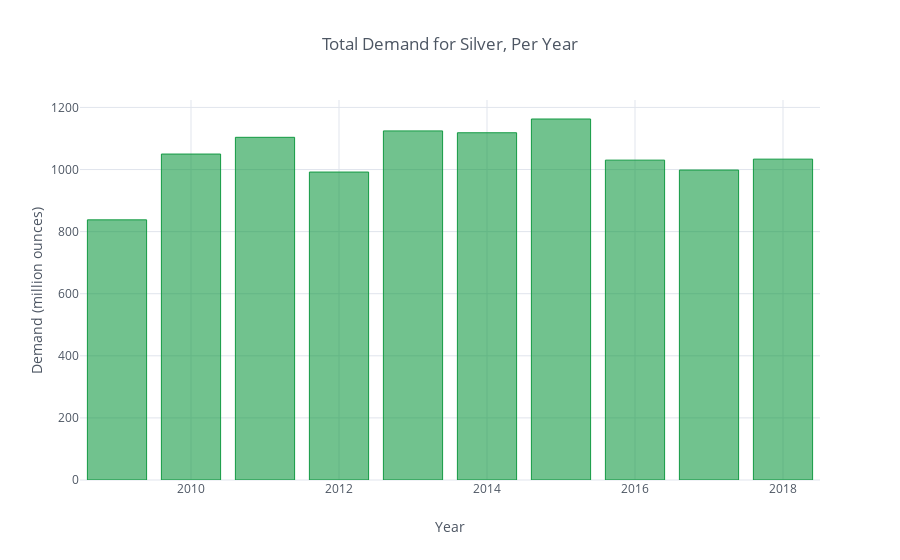
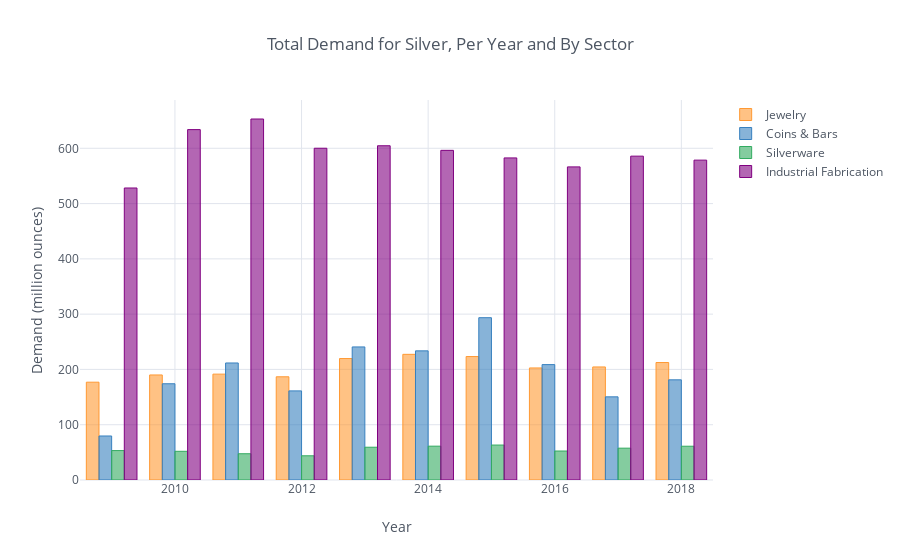
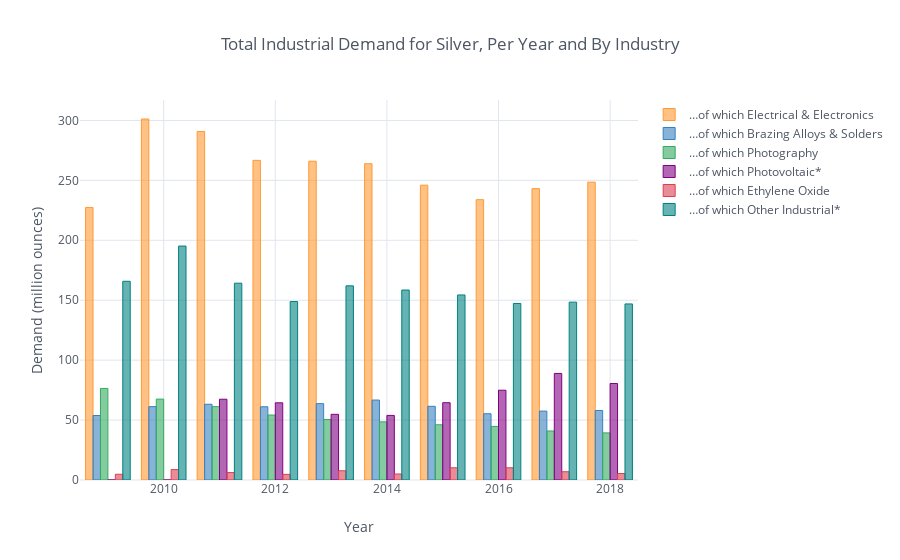

Write notebook code for charts like these, in order.
### Code cell
import pandas as pd
# Standard plotly imports
import plotly.plotly as py
import plotly.graph_objs as go
from plotly.offline import iplot, init_notebook_mode
# Using plotly + cufflinks in offline mode
import cufflinks
cufflinks.go_offline(connected=True)
init_notebook_mode(connected=True)

# Reading in data
demand = pd.read_excel('../data/silver_institute_supply_and_demand.xlsx', 'Demand')
demand.set_index('Year', inplace=True)
demand.fillna(0, inplace=True)

# Plotting - Total Supply per Year
demand[['Total Physical Demand']]\
.iplot(kind='bar', xTitle='Year',  color='#139A43',
                  yTitle='Demand (million ounces)', 
       title='Total Demand for Silver, Per Year', width=4)

# Plotting - Total Demand per Year & by Sector
demand.loc[:,'Jewelry':'Industrial Fabrication'].iplot(kind='bar', xTitle='Year', 
                  yTitle='Demand (million ounces)', 
       title='Total Demand for Silver, Per Year and By Sector', width=4)

# Plotting - Total Industrial Demand per Year & by Industry
demand.loc[:,'…of which Electrical & Electronics':'…of which Other Industrial*']\
.iplot(kind='bar', xTitle='Year', 
                  yTitle='Demand (million ounces)', 
       title='Total Industrial Demand for Silver, Per Year and By Industry', width=4)

### Figure 1 — Plotly figure (JSON) as saved in the notebook; plotly's stock layout.template omitted (floating-point values rounded to 4 significant figures)
{"data": [{"marker": {"color": "rgba(19, 154, 67, 0.6)", "line": {"color": "rgba(19, 154, 67, 1.0)", "width": 1}}, "name": "Total Physical Demand", "orientation": "v", "text": "", "type": "bar", "uid": "fcf27f79-5159-443b-a6d7-21141867017f", "x": [2009, 2010, 2011, 2012, 2013, 2014, 2015, 2016, 2017, 2018], "y": [837.9, 1050.0, 1104.0, 991.8, 1124.0, 1118.0, 1163.0, 1030.0, 998.3, 1033.0]}], "layout": {"legend": {"bgcolor": "#FFFFFF", "font": {"color": "#4D5663"}}, "paper_bgcolor": "#FFFFFF", "plot_bgcolor": "#FFFFFF", "title": "Total Demand for Silver, Per Year", "titlefont": {"color": "#4D5663"}, "xaxis": {"gridcolor": "#E1E5ED", "showgrid": true, "tickfont": {"color": "#4D5663"}, "title": "Year", "titlefont": {"color": "#4D5663"}, "zerolinecolor": "#E1E5ED"}, "yaxis": {"gridcolor": "#E1E5ED", "showgrid": true, "tickfont": {"color": "#4D5663"}, "title": "Demand (million ounces)", "titlefont": {"color": "#4D5663"}, "zerolinecolor": "#E1E5ED"}}}

### Figure 2 — Plotly figure (JSON) as saved in the notebook; plotly's stock layout.template omitted (floating-point values rounded to 4 significant figures)
{"data": [{"marker": {"color": "rgba(255, 153, 51, 0.6)", "line": {"color": "rgba(255, 153, 51, 1.0)", "width": 1}}, "name": "Jewelry", "orientation": "v", "text": "", "type": "bar", "uid": "43a8e1e7-2d29-404f-be3e-26b0cd1ab986", "x": [2009, 2010, 2011, 2012, 2013, 2014, 2015, 2016, 2017, 2018], "y": [176.9, 190, 191.5, 186.7, 219.7, 227.3, 223.3, 202.7, 204.5, 212.5]}, {"marker": {"color": "rgba(55, 128, 191, 0.6)", "line": {"color": "rgba(55, 128, 191, 1.0)", "width": 1}}, "name": "Coins & Bars", "orientation": "v", "text": "", "type": "bar", "uid": "d498b751-7618-4dba-a3ee-81df0e0747f2", "x": [2009, 2010, 2011, 2012, 2013, 2014, 2015, 2016, 2017, 2018], "y": [79.6, 174.1, 211.7, 161.2, 240.7, 233.6, 293.6, 208.7, 150.4, 181.2]}, {"marker": {"color": "rgba(50, 171, 96, 0.6)", "line": {"color": "rgba(50, 171, 96, 1.0)", "width": 1}}, "name": "Silverware", "orientation": "v", "text": "", "type": "bar", "uid": "3a4ad8b6-86be-43bb-b046-a70484ec384d", "x": [2009, 2010, 2011, 2012, 2013, 2014, 2015, 2016, 2017, 2018], "y": [53.2, 51.9, 47.5, 43.8, 59.3, 61.2, 63.2, 52.4, 57.6, 61.1]}, {"marker": {"color": "rgba(128, 0, 128, 0.6)", "line": {"color": "rgba(128, 0, 128, 1.0)", "width": 1}}, "name": "Industrial Fabrication", "orientation": "v", "text": "", "type": "bar", "uid": "d71d08d1-1108-4209-86d5-40c2c12e2cf2", "x": [2009, 2010, 2011, 2012, 2013, 2014, 2015, 2016, 2017, 2018], "y": [528.2, 633.8, 653, 600.1, 604.6, 596.3, 582.6, 566.4, 585.8, 578.6]}], "layout": {"legend": {"bgcolor": "#FFFFFF", "font": {"color": "#4D5663"}}, "paper_bgcolor": "#FFFFFF", "plot_bgcolor": "#FFFFFF", "title": "Total Demand for Silver, Per Year and By Sector", "titlefont": {"color": "#4D5663"}, "xaxis": {"gridcolor": "#E1E5ED", "showgrid": true, "tickfont": {"color": "#4D5663"}, "title": "Year", "titlefont": {"color": "#4D5663"}, "zerolinecolor": "#E1E5ED"}, "yaxis": {"gridcolor": "#E1E5ED", "showgrid": true, "tickfont": {"color": "#4D5663"}, "title": "Demand (million ounces)", "titlefont": {"color": "#4D5663"}, "zerolinecolor": "#E1E5ED"}}}

### Figure 3 — Plotly figure (JSON) as saved in the notebook; plotly's stock layout.template omitted (floating-point values rounded to 4 significant figures)
{"data": [{"marker": {"color": "rgba(255, 153, 51, 0.6)", "line": {"color": "rgba(255, 153, 51, 1.0)", "width": 1}}, "name": "…of which Electrical & Electronics", "orientation": "v", "text": "", "type": "bar", "uid": "fbd8db0f-692f-495f-8d5e-eb0286e95332", "x": [2009, 2010, 2011, 2012, 2013, 2014, 2015, 2016, 2017, 2018], "y": [227.4, 301.2, 290.8, 266.7, 266, 263.9, 246, 233.9, 243.1, 248.5]}, {"marker": {"color": "rgba(55, 128, 191, 0.6)", "line": {"color": "rgba(55, 128, 191, 1.0)", "width": 1}}, "name": "…of which Brazing Alloys & Solders", "orientation": "v", "text": "", "type": "bar", "uid": "cf4d56ce-792f-4978-99dd-778bca7c1050", "x": [2009, 2010, 2011, 2012, 2013, 2014, 2015, 2016, 2017, 2018], "y": [53.8, 61.2, 63.2, 61.1, 63.7, 66.7, 61.5, 55.3, 57.5, 58]}, {"marker": {"color": "rgba(50, 171, 96, 0.6)", "line": {"color": "rgba(50, 171, 96, 1.0)", "width": 1}}, "name": "…of which Photography", "orientation": "v", "text": "", "type": "bar", "uid": "90d90faf-1512-4ee5-bdf1-e4adb215f565", "x": [2009, 2010, 2011, 2012, 2013, 2014, 2015, 2016, 2017, 2018], "y": [76.4, 67.5, 61.2, 54.2, 50.5, 48.5, 46.1, 44.7, 40.9, 39.3]}, {"marker": {"color": "rgba(128, 0, 128, 0.6)", "line": {"color": "rgba(128, 0, 128, 1.0)", "width": 1}}, "name": "…of which Photovoltaic*", "orientation": "v", "text": "", "type": "bar", "uid": "7eb695ef-6194-442f-9ba1-1a2c12214f52", "x": [2009, 2010, 2011, 2012, 2013, 2014, 2015, 2016, 2017, 2018], "y": [0, 0, 67.4, 64.4, 54.8, 53.9, 64.5, 74.9, 88.9, 80.5]}, {"marker": {"color": "rgba(219, 64, 82, 0.6)", "line": {"color": "rgba(219, 64, 82, 1.0)", "width": 1}}, "name": "…of which Ethylene Oxide", "orientation": "v", "text": "", "type": "bar", "uid": "e13f494c-0d7b-41a0-88f8-c4b500631f59", "x": [2009, 2010, 2011, 2012, 2013, 2014, 2015, 2016, 2017, 2018], "y": [4.8, 8.7, 6.2, 4.7, 7.7, 5, 10.2, 10.2, 6.9, 5.4]}, {"marker": {"color": "rgba(0, 128, 128, 0.6)", "line": {"color": "rgba(0, 128, 128, 1.0)", "width": 1}}, "name": "…of which Other Industrial*", "orientation": "v", "text": "", "type": "bar", "uid": "dd1ddf12-5e46-4875-bddb-495fc442f7d1", "x": [2009, 2010, 2011, 2012, 2013, 2014, 2015, 2016, 2017, 2018], "y": [165.8, 195.2, 164.2, 148.9, 162, 158.5, 154.4, 147.3, 148.4, 146.9]}], "layout": {"legend": {"bgcolor": "#FFFFFF", "font": {"color": "#4D5663"}}, "paper_bgcolor": "#FFFFFF", "plot_bgcolor": "#FFFFFF", "title": "Total Industrial Demand for Silver, Per Year and By Industry", "titlefont": {"color": "#4D5663"}, "xaxis": {"gridcolor": "#E1E5ED", "showgrid": true, "tickfont": {"color": "#4D5663"}, "title": "Year", "titlefont": {"color": "#4D5663"}, "zerolinecolor": "#E1E5ED"}, "yaxis": {"gridcolor": "#E1E5ED", "showgrid": true, "tickfont": {"color": "#4D5663"}, "title": "Demand (million ounces)", "titlefont": {"color": "#4D5663"}, "zerolinecolor": "#E1E5ED"}}}
